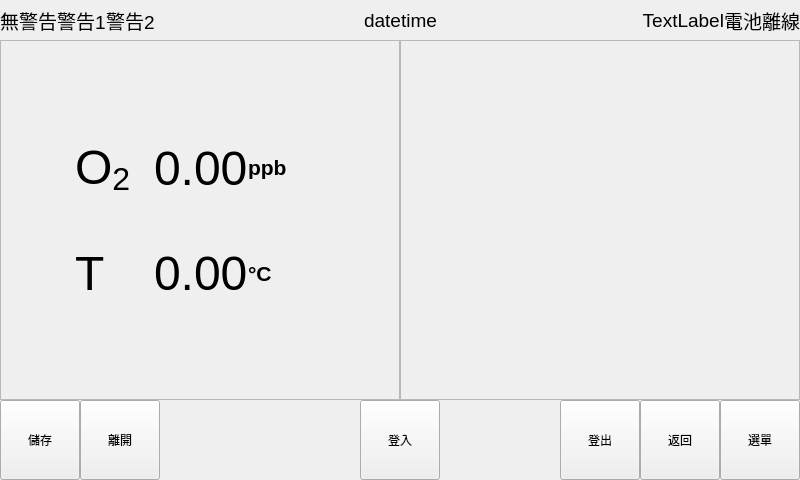
<?xml version="1.0" encoding="UTF-8"?>
<ui version="4.0">
 <class>MainWindow</class>
 <widget class="QMainWindow" name="MainWindow">
  <property name="geometry">
   <rect>
    <x>0</x>
    <y>0</y>
    <width>800</width>
    <height>480</height>
   </rect>
  </property>
  <property name="sizePolicy">
   <sizepolicy hsizetype="Preferred" vsizetype="Preferred">
    <horstretch>0</horstretch>
    <verstretch>0</verstretch>
   </sizepolicy>
  </property>
  <property name="minimumSize">
   <size>
    <width>800</width>
    <height>480</height>
   </size>
  </property>
  <property name="maximumSize">
   <size>
    <width>800</width>
    <height>480</height>
   </size>
  </property>
  <property name="sizeIncrement">
   <size>
    <width>800</width>
    <height>480</height>
   </size>
  </property>
  <property name="baseSize">
   <size>
    <width>800</width>
    <height>480</height>
   </size>
  </property>
  <property name="windowTitle">
   <string>Sentrak_RaspPie_GUI</string>
  </property>
  <widget class="QWidget" name="centralwidget">
   <property name="minimumSize">
    <size>
     <width>800</width>
     <height>480</height>
    </size>
   </property>
   <property name="maximumSize">
    <size>
     <width>800</width>
     <height>480</height>
    </size>
   </property>
   <property name="sizeIncrement">
    <size>
     <width>800</width>
     <height>480</height>
    </size>
   </property>
   <property name="baseSize">
    <size>
     <width>800</width>
     <height>480</height>
    </size>
   </property>
   <widget class="QWidget" name="layoutWidget">
    <property name="geometry">
     <rect>
      <x>0</x>
      <y>0</y>
      <width>804</width>
      <height>492</height>
     </rect>
    </property>
    <layout class="QVBoxLayout" name="windows_layout" stretch="1,8,2">
     <property name="spacing">
      <number>0</number>
     </property>
     <property name="sizeConstraint">
      <enum>QLayout::SetFixedSize</enum>
     </property>
     <property name="leftMargin">
      <number>0</number>
     </property>
     <property name="topMargin">
      <number>0</number>
     </property>
     <property name="rightMargin">
      <number>0</number>
     </property>
     <property name="bottomMargin">
      <number>0</number>
     </property>
     <item>
      <layout class="QHBoxLayout" name="statusLayout">
       <property name="spacing">
        <number>0</number>
       </property>
       <property name="sizeConstraint">
        <enum>QLayout::SetDefaultConstraint</enum>
       </property>
       <item>
        <layout class="QHBoxLayout" name="statusLeftLayout">
         <property name="spacing">
          <number>0</number>
         </property>
         <property name="sizeConstraint">
          <enum>QLayout::SetDefaultConstraint</enum>
         </property>
         <item>
          <widget class="QLabel" name="alarmNull_label">
           <property name="minimumSize">
            <size>
             <width>0</width>
             <height>40</height>
            </size>
           </property>
           <property name="maximumSize">
            <size>
             <width>16777215</width>
             <height>40</height>
            </size>
           </property>
           <property name="sizeIncrement">
            <size>
             <width>0</width>
             <height>40</height>
            </size>
           </property>
           <property name="baseSize">
            <size>
             <width>40</width>
             <height>40</height>
            </size>
           </property>
           <property name="font">
            <font>
             <pointsize>14</pointsize>
            </font>
           </property>
           <property name="text">
            <string>無警告</string>
           </property>
          </widget>
         </item>
         <item>
          <widget class="QLabel" name="alarm1_label">
           <property name="minimumSize">
            <size>
             <width>0</width>
             <height>40</height>
            </size>
           </property>
           <property name="maximumSize">
            <size>
             <width>16777215</width>
             <height>40</height>
            </size>
           </property>
           <property name="sizeIncrement">
            <size>
             <width>0</width>
             <height>40</height>
            </size>
           </property>
           <property name="baseSize">
            <size>
             <width>40</width>
             <height>40</height>
            </size>
           </property>
           <property name="font">
            <font>
             <pointsize>14</pointsize>
            </font>
           </property>
           <property name="text">
            <string>警告1</string>
           </property>
           <property name="alignment">
            <set>Qt::AlignCenter</set>
           </property>
          </widget>
         </item>
         <item>
          <widget class="QLabel" name="alarm2_label">
           <property name="minimumSize">
            <size>
             <width>0</width>
             <height>40</height>
            </size>
           </property>
           <property name="maximumSize">
            <size>
             <width>16777215</width>
             <height>40</height>
            </size>
           </property>
           <property name="sizeIncrement">
            <size>
             <width>0</width>
             <height>0</height>
            </size>
           </property>
           <property name="font">
            <font>
             <pointsize>14</pointsize>
            </font>
           </property>
           <property name="text">
            <string>警告2</string>
           </property>
          </widget>
         </item>
         <item>
          <spacer name="horizontalSpacer">
           <property name="orientation">
            <enum>Qt::Horizontal</enum>
           </property>
           <property name="sizeHint" stdset="0">
            <size>
             <width>40</width>
             <height>20</height>
            </size>
           </property>
          </spacer>
         </item>
        </layout>
       </item>
       <item>
        <layout class="QHBoxLayout" name="statusCentLayout">
         <property name="spacing">
          <number>0</number>
         </property>
         <property name="sizeConstraint">
          <enum>QLayout::SetDefaultConstraint</enum>
         </property>
         <item>
          <widget class="QLabel" name="datetime">
           <property name="minimumSize">
            <size>
             <width>0</width>
             <height>40</height>
            </size>
           </property>
           <property name="maximumSize">
            <size>
             <width>16777215</width>
             <height>40</height>
            </size>
           </property>
           <property name="sizeIncrement">
            <size>
             <width>0</width>
             <height>40</height>
            </size>
           </property>
           <property name="baseSize">
            <size>
             <width>40</width>
             <height>40</height>
            </size>
           </property>
           <property name="font">
            <font>
             <pointsize>14</pointsize>
            </font>
           </property>
           <property name="text">
            <string>datetime</string>
           </property>
           <property name="alignment">
            <set>Qt::AlignCenter</set>
           </property>
          </widget>
         </item>
        </layout>
       </item>
       <item>
        <layout class="QHBoxLayout" name="statusRightLayout">
         <property name="spacing">
          <number>0</number>
         </property>
         <property name="sizeConstraint">
          <enum>QLayout::SetDefaultConstraint</enum>
         </property>
         <item>
          <spacer name="horizontalSpacer_2">
           <property name="orientation">
            <enum>Qt::Horizontal</enum>
           </property>
           <property name="sizeHint" stdset="0">
            <size>
             <width>40</width>
             <height>20</height>
            </size>
           </property>
          </spacer>
         </item>
         <item>
          <widget class="QLabel" name="stateUSB_label">
           <property name="minimumSize">
            <size>
             <width>0</width>
             <height>40</height>
            </size>
           </property>
           <property name="maximumSize">
            <size>
             <width>16777215</width>
             <height>40</height>
            </size>
           </property>
           <property name="sizeIncrement">
            <size>
             <width>0</width>
             <height>0</height>
            </size>
           </property>
           <property name="font">
            <font>
             <pointsize>14</pointsize>
            </font>
           </property>
           <property name="layoutDirection">
            <enum>Qt::LeftToRight</enum>
           </property>
           <property name="text">
            <string>TextLabel</string>
           </property>
           <property name="alignment">
            <set>Qt::AlignRight|Qt::AlignTrailing|Qt::AlignVCenter</set>
           </property>
          </widget>
         </item>
         <item>
          <widget class="QLabel" name="stateBattery_label">
           <property name="minimumSize">
            <size>
             <width>0</width>
             <height>40</height>
            </size>
           </property>
           <property name="maximumSize">
            <size>
             <width>16777215</width>
             <height>40</height>
            </size>
           </property>
           <property name="sizeIncrement">
            <size>
             <width>0</width>
             <height>40</height>
            </size>
           </property>
           <property name="baseSize">
            <size>
             <width>40</width>
             <height>40</height>
            </size>
           </property>
           <property name="font">
            <font>
             <pointsize>14</pointsize>
            </font>
           </property>
           <property name="text">
            <string>電池</string>
           </property>
           <property name="alignment">
            <set>Qt::AlignRight|Qt::AlignTrailing|Qt::AlignVCenter</set>
           </property>
          </widget>
         </item>
         <item>
          <widget class="QLabel" name="stateConnect_label">
           <property name="minimumSize">
            <size>
             <width>0</width>
             <height>40</height>
            </size>
           </property>
           <property name="maximumSize">
            <size>
             <width>16777215</width>
             <height>40</height>
            </size>
           </property>
           <property name="sizeIncrement">
            <size>
             <width>0</width>
             <height>0</height>
            </size>
           </property>
           <property name="font">
            <font>
             <pointsize>14</pointsize>
            </font>
           </property>
           <property name="text">
            <string>離線</string>
           </property>
           <property name="alignment">
            <set>Qt::AlignRight|Qt::AlignTrailing|Qt::AlignVCenter</set>
           </property>
          </widget>
         </item>
        </layout>
       </item>
      </layout>
     </item>
     <item>
      <layout class="QHBoxLayout" name="center_layout">
       <property name="spacing">
        <number>0</number>
       </property>
       <property name="sizeConstraint">
        <enum>QLayout::SetDefaultConstraint</enum>
       </property>
       <item>
        <widget class="QFrame" name="main_frame">
         <property name="enabled">
          <bool>true</bool>
         </property>
         <property name="sizePolicy">
          <sizepolicy hsizetype="Preferred" vsizetype="Preferred">
           <horstretch>0</horstretch>
           <verstretch>0</verstretch>
          </sizepolicy>
         </property>
         <property name="minimumSize">
          <size>
           <width>400</width>
           <height>360</height>
          </size>
         </property>
         <property name="maximumSize">
          <size>
           <width>400</width>
           <height>360</height>
          </size>
         </property>
         <property name="sizeIncrement">
          <size>
           <width>400</width>
           <height>360</height>
          </size>
         </property>
         <property name="baseSize">
          <size>
           <width>400</width>
           <height>360</height>
          </size>
         </property>
         <property name="frameShape">
          <enum>QFrame::StyledPanel</enum>
         </property>
         <property name="frameShadow">
          <enum>QFrame::Raised</enum>
         </property>
         <widget class="QWidget" name="gridLayoutWidget">
          <property name="geometry">
           <rect>
            <x>0</x>
            <y>0</y>
            <width>401</width>
            <height>361</height>
           </rect>
          </property>
          <layout class="QGridLayout" name="main_frame_layout">
           <property name="sizeConstraint">
            <enum>QLayout::SetDefaultConstraint</enum>
           </property>
           <property name="leftMargin">
            <number>75</number>
           </property>
           <property name="topMargin">
            <number>75</number>
           </property>
           <property name="rightMargin">
            <number>75</number>
           </property>
           <property name="bottomMargin">
            <number>75</number>
           </property>
           <property name="spacing">
            <number>0</number>
           </property>
           <item row="1" column="3">
            <widget class="QLabel" name="o2Data">
             <property name="font">
              <font>
               <pointsize>36</pointsize>
              </font>
             </property>
             <property name="text">
              <string>0.00</string>
             </property>
            </widget>
           </item>
           <item row="1" column="4">
            <widget class="QLabel" name="o2Unite">
             <property name="font">
              <font>
               <pointsize>16</pointsize>
              </font>
             </property>
             <property name="text">
              <string>&lt;strong&gt;ppb&lt;/strong&gt;</string>
             </property>
            </widget>
           </item>
           <item row="2" column="2">
            <widget class="QLabel" name="temperture_label">
             <property name="font">
              <font>
               <pointsize>36</pointsize>
              </font>
             </property>
             <property name="text">
              <string>T</string>
             </property>
            </widget>
           </item>
           <item row="2" column="4">
            <widget class="QLabel" name="tempUnit">
             <property name="font">
              <font>
               <pointsize>16</pointsize>
              </font>
             </property>
             <property name="text">
              <string>&lt;strong&gt;°C&lt;/strong&gt;</string>
             </property>
            </widget>
           </item>
           <item row="1" column="2">
            <widget class="QLabel" name="oxygen_label">
             <property name="font">
              <font>
               <pointsize>36</pointsize>
              </font>
             </property>
             <property name="text">
              <string>O&lt;sub&gt;2&lt;/sub&gt;</string>
             </property>
            </widget>
           </item>
           <item row="2" column="3">
            <widget class="QLabel" name="tempData">
             <property name="font">
              <font>
               <pointsize>36</pointsize>
              </font>
             </property>
             <property name="text">
              <string>0.00</string>
             </property>
            </widget>
           </item>
          </layout>
         </widget>
        </widget>
       </item>
       <item>
        <widget class="QFrame" name="sub_frame">
         <property name="sizePolicy">
          <sizepolicy hsizetype="Preferred" vsizetype="Preferred">
           <horstretch>0</horstretch>
           <verstretch>0</verstretch>
          </sizepolicy>
         </property>
         <property name="minimumSize">
          <size>
           <width>400</width>
           <height>360</height>
          </size>
         </property>
         <property name="maximumSize">
          <size>
           <width>400</width>
           <height>360</height>
          </size>
         </property>
         <property name="sizeIncrement">
          <size>
           <width>400</width>
           <height>360</height>
          </size>
         </property>
         <property name="baseSize">
          <size>
           <width>400</width>
           <height>360</height>
          </size>
         </property>
         <property name="frameShape">
          <enum>QFrame::StyledPanel</enum>
         </property>
         <property name="frameShadow">
          <enum>QFrame::Raised</enum>
         </property>
         <widget class="QWidget" name="verticalLayoutWidget">
          <property name="geometry">
           <rect>
            <x>1</x>
            <y>1</y>
            <width>401</width>
            <height>361</height>
           </rect>
          </property>
          <layout class="QVBoxLayout" name="sub_frame_layout" stretch="">
           <property name="spacing">
            <number>0</number>
           </property>
           <property name="sizeConstraint">
            <enum>QLayout::SetDefaultConstraint</enum>
           </property>
          </layout>
         </widget>
        </widget>
       </item>
      </layout>
     </item>
     <item>
      <layout class="QHBoxLayout" name="functionBar_Layout" stretch="0,0,0">
       <property name="spacing">
        <number>0</number>
       </property>
       <property name="sizeConstraint">
        <enum>QLayout::SetDefaultConstraint</enum>
       </property>
       <item>
        <layout class="QHBoxLayout" name="funcRightLayout" stretch="0,0,0">
         <property name="spacing">
          <number>0</number>
         </property>
         <property name="sizeConstraint">
          <enum>QLayout::SetDefaultConstraint</enum>
         </property>
         <property name="leftMargin">
          <number>0</number>
         </property>
         <item>
          <widget class="QPushButton" name="saveBtn">
           <property name="sizePolicy">
            <sizepolicy hsizetype="Preferred" vsizetype="Preferred">
             <horstretch>0</horstretch>
             <verstretch>0</verstretch>
            </sizepolicy>
           </property>
           <property name="minimumSize">
            <size>
             <width>80</width>
             <height>80</height>
            </size>
           </property>
           <property name="maximumSize">
            <size>
             <width>80</width>
             <height>80</height>
            </size>
           </property>
           <property name="sizeIncrement">
            <size>
             <width>0</width>
             <height>0</height>
            </size>
           </property>
           <property name="baseSize">
            <size>
             <width>0</width>
             <height>0</height>
            </size>
           </property>
           <property name="text">
            <string>儲存</string>
           </property>
           <property name="iconSize">
            <size>
             <width>80</width>
             <height>80</height>
            </size>
           </property>
          </widget>
         </item>
         <item>
          <widget class="QPushButton" name="quitBtn">
           <property name="sizePolicy">
            <sizepolicy hsizetype="Preferred" vsizetype="Preferred">
             <horstretch>0</horstretch>
             <verstretch>0</verstretch>
            </sizepolicy>
           </property>
           <property name="minimumSize">
            <size>
             <width>80</width>
             <height>80</height>
            </size>
           </property>
           <property name="maximumSize">
            <size>
             <width>80</width>
             <height>80</height>
            </size>
           </property>
           <property name="sizeIncrement">
            <size>
             <width>0</width>
             <height>0</height>
            </size>
           </property>
           <property name="baseSize">
            <size>
             <width>0</width>
             <height>0</height>
            </size>
           </property>
           <property name="text">
            <string>離開</string>
           </property>
           <property name="iconSize">
            <size>
             <width>80</width>
             <height>80</height>
            </size>
           </property>
          </widget>
         </item>
         <item>
          <spacer name="spacerLeft">
           <property name="sizeIncrement">
            <size>
             <width>0</width>
             <height>0</height>
            </size>
           </property>
           <property name="baseSize">
            <size>
             <width>0</width>
             <height>0</height>
            </size>
           </property>
           <property name="orientation">
            <enum>Qt::Horizontal</enum>
           </property>
           <property name="sizeType">
            <enum>QSizePolicy::Expanding</enum>
           </property>
           <property name="sizeHint" stdset="0">
            <size>
             <width>40</width>
             <height>20</height>
            </size>
           </property>
          </spacer>
         </item>
        </layout>
       </item>
       <item>
        <layout class="QHBoxLayout" name="funcCenterLayout" stretch="0">
         <property name="spacing">
          <number>0</number>
         </property>
         <property name="sizeConstraint">
          <enum>QLayout::SetDefaultConstraint</enum>
         </property>
         <item>
          <widget class="QPushButton" name="lockBtn">
           <property name="sizePolicy">
            <sizepolicy hsizetype="Preferred" vsizetype="Preferred">
             <horstretch>0</horstretch>
             <verstretch>0</verstretch>
            </sizepolicy>
           </property>
           <property name="minimumSize">
            <size>
             <width>80</width>
             <height>80</height>
            </size>
           </property>
           <property name="maximumSize">
            <size>
             <width>80</width>
             <height>80</height>
            </size>
           </property>
           <property name="sizeIncrement">
            <size>
             <width>0</width>
             <height>0</height>
            </size>
           </property>
           <property name="baseSize">
            <size>
             <width>0</width>
             <height>0</height>
            </size>
           </property>
           <property name="text">
            <string>登入</string>
           </property>
           <property name="iconSize">
            <size>
             <width>80</width>
             <height>80</height>
            </size>
           </property>
          </widget>
         </item>
        </layout>
       </item>
       <item>
        <layout class="QHBoxLayout" name="funcLeftLayout" stretch="0,0,0,0">
         <property name="spacing">
          <number>0</number>
         </property>
         <property name="sizeConstraint">
          <enum>QLayout::SetDefaultConstraint</enum>
         </property>
         <property name="leftMargin">
          <number>0</number>
         </property>
         <item>
          <spacer name="spacerRight">
           <property name="sizeIncrement">
            <size>
             <width>0</width>
             <height>0</height>
            </size>
           </property>
           <property name="baseSize">
            <size>
             <width>0</width>
             <height>0</height>
            </size>
           </property>
           <property name="orientation">
            <enum>Qt::Horizontal</enum>
           </property>
           <property name="sizeHint" stdset="0">
            <size>
             <width>40</width>
             <height>20</height>
            </size>
           </property>
          </spacer>
         </item>
         <item>
          <widget class="QPushButton" name="logoutBtn">
           <property name="sizePolicy">
            <sizepolicy hsizetype="Preferred" vsizetype="Preferred">
             <horstretch>0</horstretch>
             <verstretch>0</verstretch>
            </sizepolicy>
           </property>
           <property name="minimumSize">
            <size>
             <width>80</width>
             <height>80</height>
            </size>
           </property>
           <property name="maximumSize">
            <size>
             <width>80</width>
             <height>80</height>
            </size>
           </property>
           <property name="sizeIncrement">
            <size>
             <width>0</width>
             <height>0</height>
            </size>
           </property>
           <property name="baseSize">
            <size>
             <width>0</width>
             <height>0</height>
            </size>
           </property>
           <property name="text">
            <string>登出</string>
           </property>
           <property name="iconSize">
            <size>
             <width>80</width>
             <height>80</height>
            </size>
           </property>
          </widget>
         </item>
         <item>
          <widget class="QPushButton" name="returnBtn">
           <property name="sizePolicy">
            <sizepolicy hsizetype="Preferred" vsizetype="Preferred">
             <horstretch>0</horstretch>
             <verstretch>0</verstretch>
            </sizepolicy>
           </property>
           <property name="minimumSize">
            <size>
             <width>80</width>
             <height>80</height>
            </size>
           </property>
           <property name="maximumSize">
            <size>
             <width>80</width>
             <height>80</height>
            </size>
           </property>
           <property name="sizeIncrement">
            <size>
             <width>0</width>
             <height>0</height>
            </size>
           </property>
           <property name="baseSize">
            <size>
             <width>0</width>
             <height>0</height>
            </size>
           </property>
           <property name="text">
            <string>返回</string>
           </property>
           <property name="iconSize">
            <size>
             <width>80</width>
             <height>80</height>
            </size>
           </property>
          </widget>
         </item>
         <item>
          <widget class="QPushButton" name="menuBtn">
           <property name="sizePolicy">
            <sizepolicy hsizetype="Preferred" vsizetype="Preferred">
             <horstretch>0</horstretch>
             <verstretch>0</verstretch>
            </sizepolicy>
           </property>
           <property name="minimumSize">
            <size>
             <width>80</width>
             <height>80</height>
            </size>
           </property>
           <property name="maximumSize">
            <size>
             <width>80</width>
             <height>80</height>
            </size>
           </property>
           <property name="sizeIncrement">
            <size>
             <width>0</width>
             <height>0</height>
            </size>
           </property>
           <property name="baseSize">
            <size>
             <width>0</width>
             <height>0</height>
            </size>
           </property>
           <property name="text">
            <string>選單</string>
           </property>
           <property name="iconSize">
            <size>
             <width>80</width>
             <height>80</height>
            </size>
           </property>
          </widget>
         </item>
        </layout>
       </item>
      </layout>
     </item>
    </layout>
   </widget>
  </widget>
 </widget>
 <resources/>
 <connections/>
</ui>
